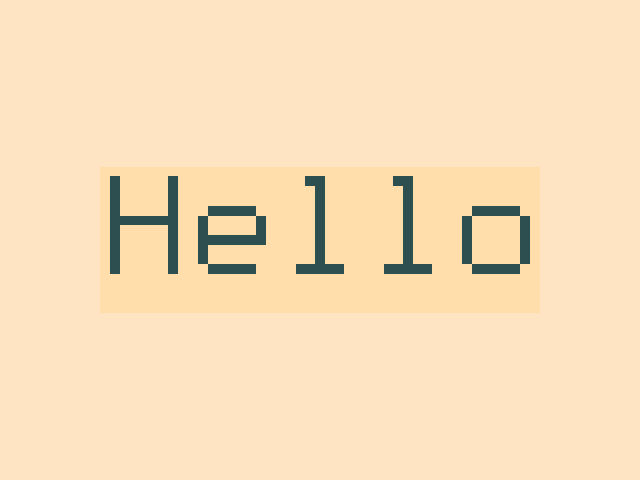

This figure's Python source:
#!/usr/bin/env python

# Display 2D text with a background using vtkTextSource.

# Factory overrides: importing these modules registers the OpenGL rendering
# and interaction style implementations for vtkRenderingCore factory classes.
import vtkmodules.vtkInteractionStyle  # noqa: F401
import vtkmodules.vtkRenderingOpenGL2  # noqa: F401

# VTK pipeline classes used in this example
from vtkmodules.vtkFiltersSources import vtkTextSource
from vtkmodules.vtkRenderingCore import (
    vtkActor,
    vtkPolyDataMapper,
    vtkRenderWindow,
    vtkRenderWindowInteractor,
    vtkRenderer,
)

# Colors (normalized RGB)
dark_slate_gray = (0.184, 0.310, 0.310)
navajo_white = (1.000, 0.871, 0.678)
bisque = (1.000, 0.894, 0.769)

# Source: generate 2D text polygon data with a backing rectangle
source = vtkTextSource()
source.SetText("Hello")
source.SetForegroundColor(dark_slate_gray)
source.SetBackgroundColor(navajo_white)
source.BackingOn()

# Mapper: map polygon data to graphics primitives
mapper = vtkPolyDataMapper()
mapper.SetInputConnection(source.GetOutputPort())

# Actor: assign the mapped geometry
actor = vtkActor()
actor.SetMapper(mapper)

# Renderer: assemble the scene and configure the camera
renderer = vtkRenderer()
renderer.AddActor(actor)
renderer.SetBackground(bisque)

# Window: display the rendered scene
render_window = vtkRenderWindow()
render_window.AddRenderer(renderer)
render_window.SetWindowName("text source")
render_window.SetMultiSamples(0)
render_window.SetSize(640, 480)

# Interactor: handle mouse and keyboard events
render_window_interactor = vtkRenderWindowInteractor()
render_window_interactor.SetRenderWindow(render_window)

# Launch the interactive visualization
render_window_interactor.Initialize()
render_window_interactor.Start()
